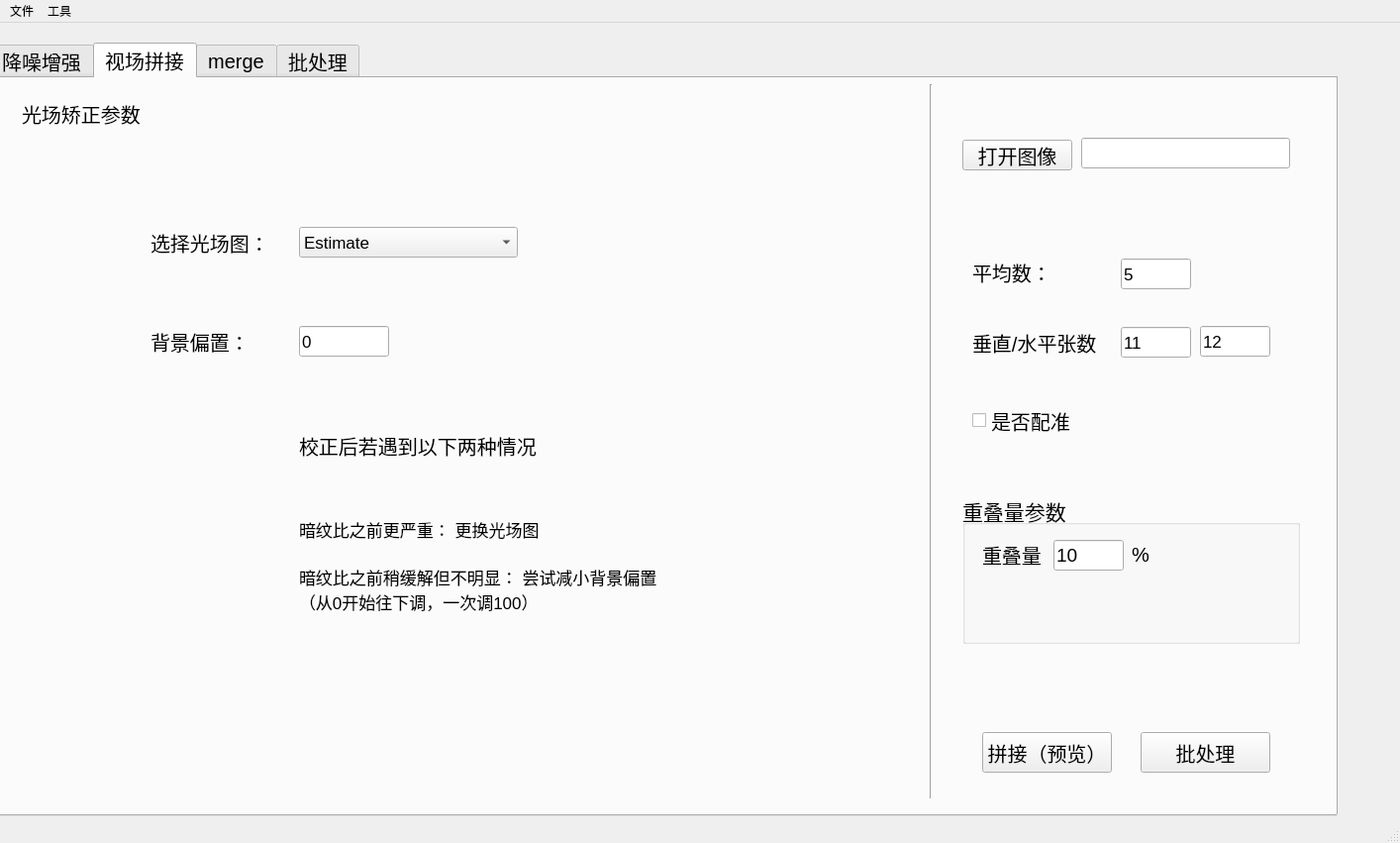
<?xml version="1.0" encoding="UTF-8"?>
<ui version="4.0">
 <class>MainWindow</class>
 <widget class="QMainWindow" name="MainWindow">
  <property name="geometry">
   <rect>
    <x>0</x>
    <y>0</y>
    <width>1414</width>
    <height>851</height>
   </rect>
  </property>
  <property name="windowTitle">
   <string>MainWindow</string>
  </property>
  <widget class="QWidget" name="centralwidget">
   <widget class="QTabWidget" name="tabWidget">
    <property name="geometry">
     <rect>
      <x>-10</x>
      <y>20</y>
      <width>1361</width>
      <height>781</height>
     </rect>
    </property>
    <property name="font">
     <font>
      <pointsize>15</pointsize>
     </font>
    </property>
    <property name="currentIndex">
     <number>1</number>
    </property>
    <widget class="QWidget" name="tab">
     <property name="font">
      <font>
       <pointsize>9</pointsize>
      </font>
     </property>
     <attribute name="title">
      <string>降噪增强</string>
     </attribute>
     <widget class="QFrame" name="frame_2">
      <property name="geometry">
       <rect>
        <x>9</x>
        <y>9</y>
        <width>1061</width>
        <height>631</height>
       </rect>
      </property>
      <property name="frameShape">
       <enum>QFrame::StyledPanel</enum>
      </property>
      <property name="frameShadow">
       <enum>QFrame::Raised</enum>
      </property>
      <widget class="QLabel" name="curve_origin">
       <property name="geometry">
        <rect>
         <x>20</x>
         <y>20</y>
         <width>512</width>
         <height>512</height>
        </rect>
       </property>
       <property name="text">
        <string>视频放映区</string>
       </property>
      </widget>
      <widget class="QLabel" name="curve_denoise">
       <property name="geometry">
        <rect>
         <x>540</x>
         <y>20</y>
         <width>512</width>
         <height>512</height>
        </rect>
       </property>
       <property name="text">
        <string>视频放映区</string>
       </property>
      </widget>
      <widget class="QSlider" name="frame_slider">
       <property name="geometry">
        <rect>
         <x>20</x>
         <y>560</y>
         <width>511</width>
         <height>22</height>
        </rect>
       </property>
       <property name="minimum">
        <number>1</number>
       </property>
       <property name="value">
        <number>10</number>
       </property>
       <property name="orientation">
        <enum>Qt::Horizontal</enum>
       </property>
      </widget>
     </widget>
     <widget class="Line" name="line_3">
      <property name="geometry">
       <rect>
        <x>1074</x>
        <y>9</y>
        <width>16</width>
        <height>738</height>
       </rect>
      </property>
      <property name="orientation">
       <enum>Qt::Vertical</enum>
      </property>
     </widget>
     <widget class="QTabWidget" name="tabWidget_2">
      <property name="geometry">
       <rect>
        <x>1090</x>
        <y>10</y>
        <width>251</width>
        <height>721</height>
       </rect>
      </property>
      <property name="font">
       <font>
        <pointsize>13</pointsize>
       </font>
      </property>
      <property name="currentIndex">
       <number>0</number>
      </property>
      <widget class="QWidget" name="ss">
       <attribute name="title">
        <string>降噪</string>
       </attribute>
       <widget class="QFrame" name="frame">
        <property name="geometry">
         <rect>
          <x>-10</x>
          <y>10</y>
          <width>251</width>
          <height>361</height>
         </rect>
        </property>
        <property name="frameShape">
         <enum>QFrame::StyledPanel</enum>
        </property>
        <property name="frameShadow">
         <enum>QFrame::Raised</enum>
        </property>
        <layout class="QGridLayout" name="gridLayout" columnstretch="1,1" columnminimumwidth="1,1">
         <item row="1" column="0">
          <widget class="QRadioButton" name="button_mean">
           <property name="font">
            <font>
             <pointsize>15</pointsize>
            </font>
           </property>
           <property name="text">
            <string>均值滤波</string>
           </property>
           <property name="checked">
            <bool>false</bool>
           </property>
          </widget>
         </item>
         <item row="3" column="0">
          <widget class="QRadioButton" name="button_n2v">
           <property name="enabled">
            <bool>false</bool>
           </property>
           <property name="font">
            <font>
             <pointsize>15</pointsize>
            </font>
           </property>
           <property name="text">
            <string>N2V</string>
           </property>
          </widget>
         </item>
         <item row="0" column="0">
          <widget class="QRadioButton" name="button_gaussian">
           <property name="font">
            <font>
             <pointsize>15</pointsize>
            </font>
           </property>
           <property name="text">
            <string>高斯滤波</string>
           </property>
           <property name="checked">
            <bool>true</bool>
           </property>
          </widget>
         </item>
         <item row="2" column="0">
          <widget class="QRadioButton" name="button_median">
           <property name="font">
            <font>
             <pointsize>15</pointsize>
            </font>
           </property>
           <property name="text">
            <string>中值滤波</string>
           </property>
          </widget>
         </item>
         <item row="0" column="1">
          <widget class="QSlider" name="slider_gaussian">
           <property name="minimum">
            <number>1</number>
           </property>
           <property name="maximum">
            <number>15</number>
           </property>
           <property name="singleStep">
            <number>1</number>
           </property>
           <property name="orientation">
            <enum>Qt::Horizontal</enum>
           </property>
          </widget>
         </item>
         <item row="1" column="1">
          <widget class="QSlider" name="slider_mean">
           <property name="minimum">
            <number>1</number>
           </property>
           <property name="maximum">
            <number>15</number>
           </property>
           <property name="value">
            <number>3</number>
           </property>
           <property name="orientation">
            <enum>Qt::Horizontal</enum>
           </property>
          </widget>
         </item>
         <item row="2" column="1">
          <widget class="QSlider" name="slider_median">
           <property name="minimum">
            <number>1</number>
           </property>
           <property name="maximum">
            <number>15</number>
           </property>
           <property name="value">
            <number>3</number>
           </property>
           <property name="orientation">
            <enum>Qt::Horizontal</enum>
           </property>
          </widget>
         </item>
        </layout>
       </widget>
       <widget class="QPushButton" name="pushButton_6">
        <property name="geometry">
         <rect>
          <x>50</x>
          <y>630</y>
          <width>131</width>
          <height>41</height>
         </rect>
        </property>
        <property name="font">
         <font>
          <pointsize>15</pointsize>
         </font>
        </property>
        <property name="text">
         <string>导出</string>
        </property>
       </widget>
      </widget>
      <widget class="QWidget" name="tab_4">
       <attribute name="title">
        <string>增强</string>
       </attribute>
       <widget class="QGroupBox" name="groupBox_2">
        <property name="geometry">
         <rect>
          <x>0</x>
          <y>50</y>
          <width>241</width>
          <height>221</height>
         </rect>
        </property>
        <property name="font">
         <font>
          <pointsize>15</pointsize>
         </font>
        </property>
        <property name="title">
         <string>亮度/对比度</string>
        </property>
        <widget class="QLabel" name="label_13">
         <property name="geometry">
          <rect>
           <x>30</x>
           <y>120</y>
           <width>31</width>
           <height>20</height>
          </rect>
         </property>
         <property name="font">
          <font>
           <pointsize>13</pointsize>
          </font>
         </property>
         <property name="text">
          <string>B</string>
         </property>
        </widget>
        <widget class="QSlider" name="horizontalSlider_3">
         <property name="geometry">
          <rect>
           <x>70</x>
           <y>124</y>
           <width>111</width>
           <height>20</height>
          </rect>
         </property>
         <property name="orientation">
          <enum>Qt::Horizontal</enum>
         </property>
        </widget>
        <widget class="QLabel" name="label_11">
         <property name="geometry">
          <rect>
           <x>30</x>
           <y>41</y>
           <width>21</width>
           <height>21</height>
          </rect>
         </property>
         <property name="font">
          <font>
           <pointsize>13</pointsize>
          </font>
         </property>
         <property name="text">
          <string>L</string>
         </property>
        </widget>
        <widget class="QSlider" name="horizontalSlider">
         <property name="geometry">
          <rect>
           <x>70</x>
           <y>44</y>
           <width>111</width>
           <height>20</height>
          </rect>
         </property>
         <property name="orientation">
          <enum>Qt::Horizontal</enum>
         </property>
        </widget>
        <widget class="QPushButton" name="pushButton_7">
         <property name="geometry">
          <rect>
           <x>70</x>
           <y>170</y>
           <width>91</width>
           <height>31</height>
          </rect>
         </property>
         <property name="font">
          <font>
           <pointsize>15</pointsize>
          </font>
         </property>
         <property name="text">
          <string>自动</string>
         </property>
        </widget>
        <widget class="QLabel" name="label_12">
         <property name="geometry">
          <rect>
           <x>29</x>
           <y>80</y>
           <width>21</width>
           <height>21</height>
          </rect>
         </property>
         <property name="font">
          <font>
           <pointsize>13</pointsize>
          </font>
         </property>
         <property name="text">
          <string>H</string>
         </property>
        </widget>
        <widget class="QSlider" name="horizontalSlider_2">
         <property name="geometry">
          <rect>
           <x>70</x>
           <y>84</y>
           <width>111</width>
           <height>20</height>
          </rect>
         </property>
         <property name="orientation">
          <enum>Qt::Horizontal</enum>
         </property>
        </widget>
       </widget>
      </widget>
     </widget>
    </widget>
    <widget class="QWidget" name="tab_2">
     <attribute name="title">
      <string>视场拼接</string>
     </attribute>
     <widget class="QLabel" name="label_2">
      <property name="geometry">
       <rect>
        <x>30</x>
        <y>20</y>
        <width>161</width>
        <height>31</height>
       </rect>
      </property>
      <property name="font">
       <font>
        <pointsize>15</pointsize>
       </font>
      </property>
      <property name="text">
       <string>光场矫正参数</string>
      </property>
     </widget>
     <widget class="Line" name="line_4">
      <property name="geometry">
       <rect>
        <x>940</x>
        <y>6</y>
        <width>16</width>
        <height>721</height>
       </rect>
      </property>
      <property name="orientation">
       <enum>Qt::Vertical</enum>
      </property>
     </widget>
     <widget class="QPushButton" name="button_stitch_batch">
      <property name="geometry">
       <rect>
        <x>1160</x>
        <y>660</y>
        <width>131</width>
        <height>41</height>
       </rect>
      </property>
      <property name="font">
       <font>
        <pointsize>15</pointsize>
       </font>
      </property>
      <property name="text">
       <string>批处理</string>
      </property>
     </widget>
     <widget class="QLineEdit" name="line_imgpath_stitch">
      <property name="geometry">
       <rect>
        <x>1100</x>
        <y>60</y>
        <width>211</width>
        <height>31</height>
       </rect>
      </property>
      <property name="font">
       <font>
        <pointsize>9</pointsize>
       </font>
      </property>
      <property name="text">
       <string/>
      </property>
     </widget>
     <widget class="QPushButton" name="button_openimg_stitch">
      <property name="geometry">
       <rect>
        <x>980</x>
        <y>62</y>
        <width>111</width>
        <height>31</height>
       </rect>
      </property>
      <property name="font">
       <font>
        <pointsize>15</pointsize>
       </font>
      </property>
      <property name="text">
       <string>打开图像</string>
      </property>
     </widget>
     <widget class="QLabel" name="label_4">
      <property name="geometry">
       <rect>
        <x>990</x>
        <y>170</y>
        <width>121</width>
        <height>51</height>
       </rect>
      </property>
      <property name="font">
       <font>
        <pointsize>15</pointsize>
       </font>
      </property>
      <property name="text">
       <string>平均数：</string>
      </property>
     </widget>
     <widget class="QLabel" name="label_5">
      <property name="geometry">
       <rect>
        <x>990</x>
        <y>246</y>
        <width>141</width>
        <height>41</height>
       </rect>
      </property>
      <property name="font">
       <font>
        <pointsize>15</pointsize>
       </font>
      </property>
      <property name="text">
       <string>垂直/水平张数</string>
      </property>
     </widget>
     <widget class="QLineEdit" name="line_avg_num">
      <property name="geometry">
       <rect>
        <x>1140</x>
        <y>182</y>
        <width>71</width>
        <height>31</height>
       </rect>
      </property>
      <property name="font">
       <font>
        <pointsize>13</pointsize>
       </font>
      </property>
      <property name="text">
       <string>5</string>
      </property>
     </widget>
     <widget class="QLineEdit" name="line_grid1">
      <property name="geometry">
       <rect>
        <x>1140</x>
        <y>251</y>
        <width>71</width>
        <height>31</height>
       </rect>
      </property>
      <property name="font">
       <font>
        <pointsize>13</pointsize>
       </font>
      </property>
      <property name="text">
       <string>11</string>
      </property>
     </widget>
     <widget class="QGroupBox" name="groupBox">
      <property name="geometry">
       <rect>
        <x>980</x>
        <y>420</y>
        <width>341</width>
        <height>151</height>
       </rect>
      </property>
      <property name="font">
       <font>
        <pointsize>16</pointsize>
       </font>
      </property>
      <property name="title">
       <string>重叠量参数</string>
      </property>
      <widget class="QLabel" name="label_6">
       <property name="geometry">
        <rect>
         <x>20</x>
         <y>40</y>
         <width>71</width>
         <height>41</height>
        </rect>
       </property>
       <property name="font">
        <font>
         <pointsize>15</pointsize>
        </font>
       </property>
       <property name="text">
        <string>重叠量</string>
       </property>
      </widget>
      <widget class="QLabel" name="label_9">
       <property name="geometry">
        <rect>
         <x>171</x>
         <y>50</y>
         <width>61</width>
         <height>21</height>
        </rect>
       </property>
       <property name="font">
        <font>
         <pointsize>15</pointsize>
        </font>
       </property>
       <property name="text">
        <string>%</string>
       </property>
      </widget>
      <widget class="QLineEdit" name="line_overlay">
       <property name="geometry">
        <rect>
         <x>92</x>
         <y>46</y>
         <width>71</width>
         <height>31</height>
        </rect>
       </property>
       <property name="font">
        <font>
         <pointsize>14</pointsize>
        </font>
       </property>
       <property name="text">
        <string>10</string>
       </property>
      </widget>
     </widget>
     <widget class="QPushButton" name="button_stitch">
      <property name="geometry">
       <rect>
        <x>1000</x>
        <y>660</y>
        <width>131</width>
        <height>41</height>
       </rect>
      </property>
      <property name="font">
       <font>
        <pointsize>15</pointsize>
       </font>
      </property>
      <property name="text">
       <string>拼接（预览）</string>
      </property>
     </widget>
     <widget class="QLineEdit" name="line_grid2">
      <property name="geometry">
       <rect>
        <x>1220</x>
        <y>250</y>
        <width>71</width>
        <height>31</height>
       </rect>
      </property>
      <property name="font">
       <font>
        <pointsize>13</pointsize>
       </font>
      </property>
      <property name="text">
       <string>12</string>
      </property>
     </widget>
     <widget class="QLabel" name="label_3">
      <property name="geometry">
       <rect>
        <x>160</x>
        <y>140</y>
        <width>131</width>
        <height>51</height>
       </rect>
      </property>
      <property name="font">
       <font>
        <pointsize>15</pointsize>
       </font>
      </property>
      <property name="text">
       <string>选择光场图：</string>
      </property>
     </widget>
     <widget class="QComboBox" name="combo_flat_name">
      <property name="geometry">
       <rect>
        <x>310</x>
        <y>150</y>
        <width>221</width>
        <height>31</height>
       </rect>
      </property>
      <property name="font">
       <font>
        <pointsize>13</pointsize>
       </font>
      </property>
      <item>
       <property name="text">
        <string>Estimate</string>
       </property>
      </item>
      <item>
       <property name="text">
        <string>None</string>
       </property>
      </item>
     </widget>
     <widget class="QLabel" name="label_7">
      <property name="geometry">
       <rect>
        <x>160</x>
        <y>240</y>
        <width>101</width>
        <height>51</height>
       </rect>
      </property>
      <property name="font">
       <font>
        <pointsize>15</pointsize>
       </font>
      </property>
      <property name="text">
       <string>背景偏置：</string>
      </property>
     </widget>
     <widget class="QLineEdit" name="line_correct_bias">
      <property name="geometry">
       <rect>
        <x>310</x>
        <y>250</y>
        <width>91</width>
        <height>31</height>
       </rect>
      </property>
      <property name="font">
       <font>
        <pointsize>13</pointsize>
       </font>
      </property>
      <property name="text">
       <string>0</string>
      </property>
     </widget>
     <widget class="QLabel" name="label_8">
      <property name="geometry">
       <rect>
        <x>310</x>
        <y>340</y>
        <width>341</width>
        <height>61</height>
       </rect>
      </property>
      <property name="font">
       <font>
        <pointsize>15</pointsize>
       </font>
      </property>
      <property name="text">
       <string>校正后若遇到以下两种情况</string>
      </property>
     </widget>
     <widget class="QLabel" name="label_14">
      <property name="geometry">
       <rect>
        <x>310</x>
        <y>430</y>
        <width>341</width>
        <height>51</height>
       </rect>
      </property>
      <property name="font">
       <font>
        <pointsize>13</pointsize>
       </font>
      </property>
      <property name="text">
       <string>暗纹比之前更严重： 更换光场图</string>
      </property>
     </widget>
     <widget class="QLabel" name="label_15">
      <property name="geometry">
       <rect>
        <x>310</x>
        <y>490</y>
        <width>411</width>
        <height>51</height>
       </rect>
      </property>
      <property name="font">
       <font>
        <pointsize>13</pointsize>
       </font>
      </property>
      <property name="text">
       <string>暗纹比之前稍缓解但不明显： 尝试减小背景偏置
（从0开始往下调，一次调100）</string>
      </property>
     </widget>
     <widget class="QCheckBox" name="reg_box">
      <property name="geometry">
       <rect>
        <x>990</x>
        <y>320</y>
        <width>171</width>
        <height>51</height>
       </rect>
      </property>
      <property name="font">
       <font>
        <pointsize>15</pointsize>
       </font>
      </property>
      <property name="text">
       <string>是否配准</string>
      </property>
     </widget>
    </widget>
    <widget class="QWidget" name="tab_3">
     <property name="accessibleName">
      <string/>
     </property>
     <attribute name="title">
      <string>merge</string>
     </attribute>
     <widget class="QPushButton" name="button_merge">
      <property name="geometry">
       <rect>
        <x>950</x>
        <y>90</y>
        <width>121</width>
        <height>41</height>
       </rect>
      </property>
      <property name="text">
       <string>打开项目</string>
      </property>
     </widget>
     <widget class="QLabel" name="label">
      <property name="geometry">
       <rect>
        <x>950</x>
        <y>160</y>
        <width>261</width>
        <height>21</height>
       </rect>
      </property>
      <property name="text">
       <string>点击此按钮，选择二级目录</string>
      </property>
     </widget>
    </widget>
    <widget class="QWidget" name="tab_5">
     <attribute name="title">
      <string>批处理</string>
     </attribute>
     <widget class="QComboBox" name="comboBox_2">
      <property name="geometry">
       <rect>
        <x>350</x>
        <y>145</y>
        <width>191</width>
        <height>61</height>
       </rect>
      </property>
      <property name="font">
       <font>
        <pointsize>15</pointsize>
       </font>
      </property>
      <item>
       <property name="text">
        <string>降噪+视场拼接</string>
       </property>
      </item>
      <item>
       <property name="text">
        <string>降噪+3D重建</string>
       </property>
      </item>
      <item>
       <property name="text">
        <string>降噪</string>
       </property>
      </item>
      <item>
       <property name="text">
        <string>视场拼接</string>
       </property>
      </item>
      <item>
       <property name="text">
        <string>3D重建</string>
       </property>
      </item>
     </widget>
     <widget class="QLabel" name="label_10">
      <property name="geometry">
       <rect>
        <x>240</x>
        <y>150</y>
        <width>91</width>
        <height>51</height>
       </rect>
      </property>
      <property name="font">
       <font>
        <pointsize>15</pointsize>
       </font>
      </property>
      <property name="text">
       <string>选择功能：</string>
      </property>
     </widget>
     <widget class="QPushButton" name="pushButton_3">
      <property name="geometry">
       <rect>
        <x>230</x>
        <y>284</y>
        <width>141</width>
        <height>41</height>
       </rect>
      </property>
      <property name="font">
       <font>
        <pointsize>15</pointsize>
       </font>
      </property>
      <property name="text">
       <string>选择数据路径</string>
      </property>
     </widget>
     <widget class="QLineEdit" name="lineEdit_7">
      <property name="geometry">
       <rect>
        <x>400</x>
        <y>290</y>
        <width>301</width>
        <height>31</height>
       </rect>
      </property>
      <property name="font">
       <font>
        <pointsize>15</pointsize>
       </font>
      </property>
      <property name="text">
       <string> ./</string>
      </property>
     </widget>
     <widget class="QPushButton" name="pushButton_4">
      <property name="geometry">
       <rect>
        <x>230</x>
        <y>440</y>
        <width>131</width>
        <height>41</height>
       </rect>
      </property>
      <property name="font">
       <font>
        <pointsize>15</pointsize>
       </font>
      </property>
      <property name="text">
       <string>导出</string>
      </property>
     </widget>
    </widget>
   </widget>
  </widget>
  <widget class="QMenuBar" name="menubar">
   <property name="geometry">
    <rect>
     <x>0</x>
     <y>0</y>
     <width>1414</width>
     <height>23</height>
    </rect>
   </property>
   <widget class="QMenu" name="menu">
    <property name="title">
     <string>文件</string>
    </property>
    <addaction name="openImg"/>
   </widget>
   <widget class="QMenu" name="menu_2">
    <property name="title">
     <string>工具</string>
    </property>
   </widget>
   <addaction name="menu"/>
   <addaction name="menu_2"/>
  </widget>
  <widget class="QStatusBar" name="statusbar"/>
  <action name="openImg">
   <property name="text">
    <string>打开图片</string>
   </property>
  </action>
  <action name="actionj">
   <property name="text">
    <string>矩形框</string>
   </property>
  </action>
  <action name="actionlunkuo">
   <property name="text">
    <string>轮廓</string>
   </property>
  </action>
 </widget>
 <resources/>
 <connections/>
</ui>
